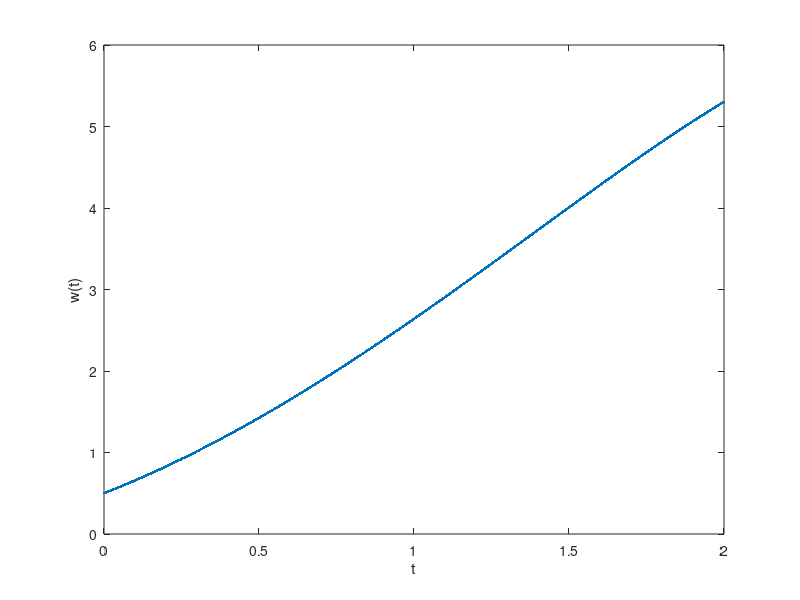

This chart was generated by the following MATLAB code: (Note: this script raises an error after producing the figure.)
% Metodo de Euler
h = 0.001;
a = 0;
b=2;
t = a:h:b; %puntos de red 
%definir funcion f y la condicion inicial alpha
f=@(t,y) y-t^2 + 1;
alpha = 0.5;
% implementar el metodo
N = length(t);
w = zeros(1,N);
w(1)=alpha;
for i=1:N-1
    w(i+1)= w(i) + h*f(t(i),w(i));
end
% graficar la solucion
plot(t,w,'.-')
xlabel('t')
ylabel('w(t)')

%crear tabla de datos
T1 = table(t',w','VariableNames',{'t','w'})